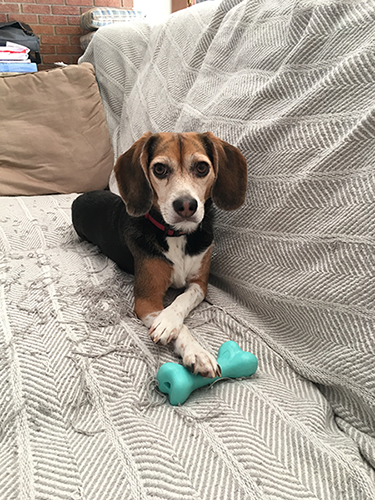
#> input picture chapter11/jemma.png, 375 x 500 px
$ jupyter execute convolutions.ipynb
#> lines starting #> are read from the running program, lines starting #| are printed output that depends on the picture
## Convolution
- Convolution is an element-wise multiplication of two matrices
followed by a sum.
Step to make a convolution:
    1. Take two matrices (which both have the same dimensions).
    2. Multiply them, element-by-element (i.e., not the dot product, just a simple multiplication).
    3. Sum the elements together.

- Image ~ Big-matrix
- Kernel/Convolutional Matrix  ~ Tiny maxtrix
   - odd kernel (Example: 3x3) => thus the kernel can have "center pixel"

## Convolution Implemented:
Importing required Python packages

[cell 1]
from skimage.exposure import rescale_intensity
import numpy as np
import argparse
import cv2
import matplotlib.pyplot as plt

Defining this convolve method

[cell 2]
def convolve(image, kernel):
    # Get the dimensions of the image and kernel
    (img_h, img_w) = image.shape[:2]
    (ker_h, ker_w) = kernel.shape[:2]

    # Allocate memory of the output image, ensuring to 'pad' the borders of the input image so the spacial size
    # (i.e. width and height) are not reduced
    pad = (ker_w - 1) // 2
    image = cv2.copyMakeBorder(image, pad, pad, pad, pad, cv2.BORDER_REPLICATE)
    output = np.zeros((img_h, img_w), dtype='float')

    # Loop over the input image, 'sliding' the kernel across each (x, y) coordinate from left-to-right and
    # top-to-bottom
    for y in np.arange(pad, img_h + pad):
        for x in np.arange(pad, img_w + pad):
            # Extract the ROI of the image by extracting the 'center' region of the current (x, y) coordinates
            # dimensions
            roi = image[y - pad:y + pad + 1, x - pad:x + pad + 1]

            # Perform the actual convolution
            k = (roi * kernel).sum()

            # Store the convolved value in the (x, y) coordinate of the output image
            output[y - pad, x - pad] = k

    # Rescale the output image to be in the range [0, 255]
    output = rescale_intensity(output, in_range=(0, 255))
    output = (output * 255).astype('uint8')

    # Return the output image
    return output

- Add zero padding (Replicate padding): For ensuring the spacial size of input image are not reduced.

Next, Apply the actual convolution to our image:

[cell 3]
# Construct average blurring kernels used to smooth an image
small_blur = np.ones((7, 7), dtype='float') * (1.0 / (7 * 7))
large_blur = np.ones((21, 21), dtype='float') * (1.0 / (21 * 21))

- The kernel will multiply each input pixel by a small fraction and take the sum – this is exactly the definition of the average.

Construct responsible kernel:

[cell 4]
# Construct a sharpening filter
sharpen = np.array(([0, -1, 0],
                    [-1, 5, -1],
                    [0, -1, 0]), dtype='float')

[cell 5]
# Construct the Laplacian kernel used to detect edge-like regions of an image
laplacian = np.array(([0, 1, 0],
                      [1, -4, 1],
                      [0, 1, 0]), dtype='int')

[cell 6]
# The Sobel kernels can be used to detect edge-like regions along both the x and y axis, respectively:
# Construct the Sobel x-axis kernel
sobel_x = np.array(([-1, 0, 1],
                    [-2, 0, 2],
                    [-1, 0, 1]), dtype='int')

# Construct the Sobel y-axis kernel
sobel_y = np.array(([-1, -2, -1],
                    [0, 0, 0],
                    [1, 2, 1]), dtype='int')

[cell 7]
# Construct an emboss kernel
emboss = np.array(([-2, -1, 0],
                   [-1, 1, 1],
                   [0, 1, 2]), dtype='int')

[cell 8]
# Construct a kernel bank, a list of kernels to be applied using out custom 'convolve' function and OpenCV's
# 'filter2D' function
kernel_bank = (('small_blur', small_blur),
               ('large_blur', large_blur),
               ('sharpen', sharpen),
               ('laplacian', laplacian),
               ('sobel_x', sobel_x),
               ('sobel_y', sobel_y),
               ('emboss', emboss))

- Constructing this list of kernels enables use to loop over them and visualize their output in an
efficient manner.

[cell 9]
# Load the image and convert it to greyscale
image = cv2.imread("jemma.png")
#> image is the input picture: shape (500, 375, 3); mean B, G, R 151.5, 162.1, 170.1
grey = cv2.cvtColor(image, cv2.COLOR_BGR2GRAY)
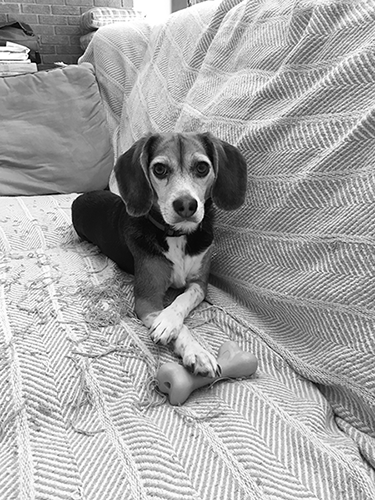
#> grey: shape (500, 375); min 0, max 255, mean 163.3
grey.shape
#> Out = (500, 375)
# plt.imshow(grey, cmap='gray', interpolation='none')

[cell 10]
# Loop over the kernels
for (kernel_name, kernel) in kernel_bank:
    # Apply the kernel to the greyscale image using both 'convolve' functions
    print('[INFO]: Applying {} kernel'.format(kernel_name))
    convolve_output = convolve(grey, kernel)
    opencv_output = cv2.filter2D(grey, -1, kernel)
    # Show the output image
    plt.figure(figsize=(10, 7))

    plt.subplot(1,3,1)
    plt.imshow(grey, cmap='gray', interpolation='none')
    plt.title('Original')

    plt.subplot(1,3,2)
    plt.imshow(convolve_output, cmap='gray', interpolation='none')
    plt.title('{} - convolve'.format(kernel_name))

    plt.subplot(1,3,3)
    plt.imshow(opencv_output, cmap='gray', interpolation='none')
    plt.title('{} - filter2D'.format(kernel_name))
    plt.show()
#> this loop made 7 passes
#> pass 1, in convolve, `image = cv2.copyMakeBorder(image, pad, pad, pad, pad, cv2.BORDER_REPLI..`:
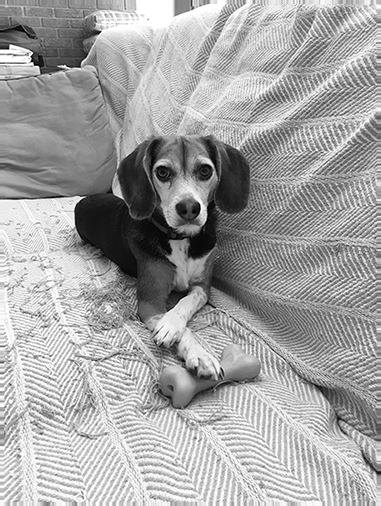
#> image: shape (506, 381); min 0, max 255, mean 163.9
#> pass 1, `convolve_output = convolve(grey, kernel)`:
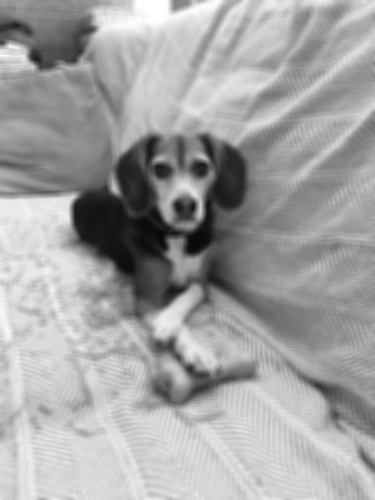
#> convolve_output: shape (500, 375); min 9, max 255, mean 162.8
#> pass 1, `plt.show()`:
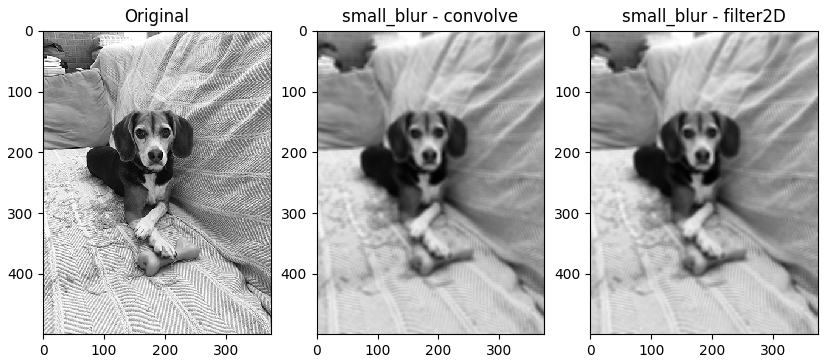
#> figure drawn by matplotlib, 3 panels
#> pass 2, in convolve (call 2), `image = cv2.copyMakeBorder(image, pad, pad, pad, pad, cv2.BORDER_REPLI..`:
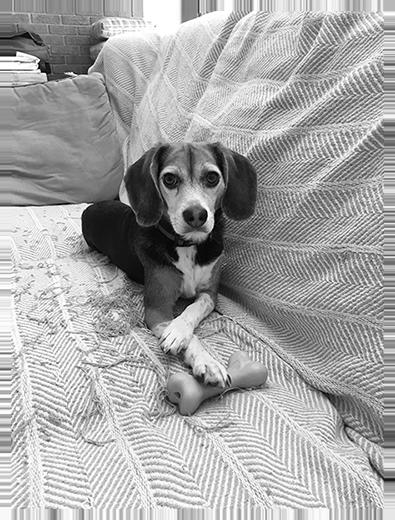
#> image: shape (520, 395); min 0, max 255, mean 165.2
#> pass 2, `plt.show()`:
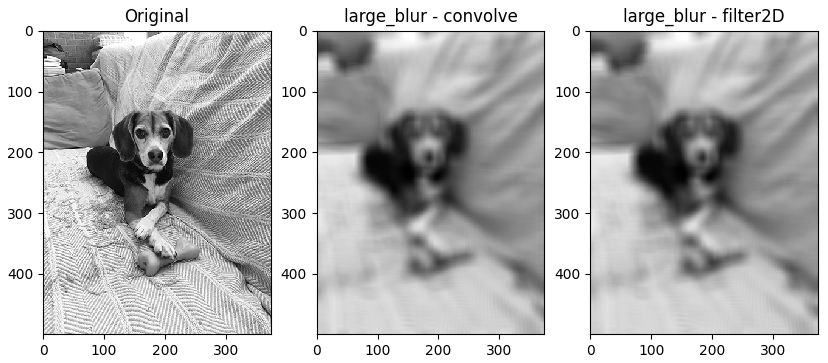
#> figure drawn by matplotlib, 3 panels
